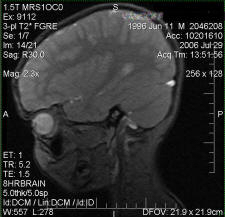
%> input picture Lab5 Image processing/Brain.jpg, 225 x 217 px
$ octave resolution.m   (GNU Octave 9; MATLAB toolbox functions it lacks are replaced by stand-ins)
%> lines starting %> are read from the running program, lines starting %| are printed output that depends on the picture
x=imread('Brain.jpg');
%> x is the input picture: size 217x225x3 uint8; mean R, G, B 48, 48.5, 48

subplot(331)
imshow(x)
title('original image');

subplot(332)
x1=imresize(imresize(x,1/2),2);
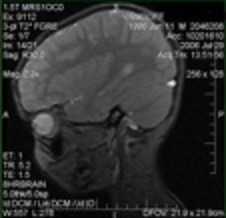
%> x1: size 218x226x3 uint8; mean R, G, B 48, 48.5, 48
imshow(x1)
title('resize 1/2');

subplot(333)
xn=imresize(imresize(x,1/4),4);
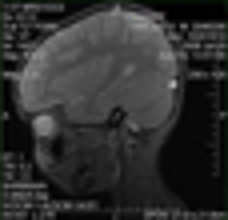
%> xn: size 220x228x3 uint8; mean R, G, B 48, 48.4, 48
imshow(xn)
title('resize 1/4');

subplot(334)
a=imresize(imresize(x,1/8),8);
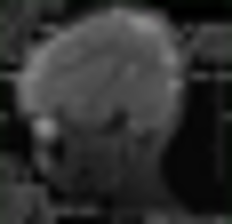
%> a: size 224x232x3 uint8; mean R, G, B 48.2, 48.5, 48.2
imshow(a)
title('resize 1/8');

subplot(335)
b=imresize(imresize(x,1/16),16);
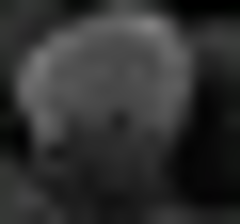
%> b: size 224x240x3 uint8; mean R, G, B 48.3, 48.6, 48.3
imshow(b)
title('resize 1/16');

subplot(336)
c=imresize(imresize(x,1/32),32);
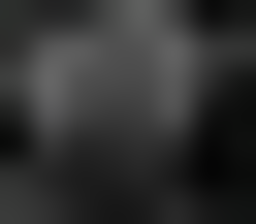
%> c: size 224x256x3 uint8; mean R, G, B 48.4, 48.8, 48.5
imshow(c)
title('resize 1/32');

subplot(337)
d=imresize(imresize(x,1/64),64);
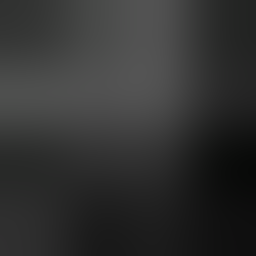
%> d: size 256x256x3 uint8; mean R, G, B 49.1, 49.5, 49.1
imshow(d)
title('resize 1/64');

$ run again, with Lab5 Image processing/CT-head.jpg copied over Lab5 Image processing/Brain.jpg
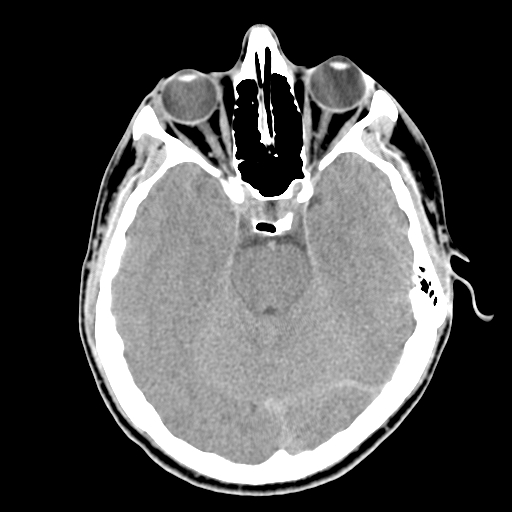
%> input picture Lab5 Image processing/CT-head.jpg, 512 x 512 px
%> x is the input picture: size 512x512 uint8; min 0, max 255, mean 80.4
%> `c=imresize(imresize(x,1/32),32);`:
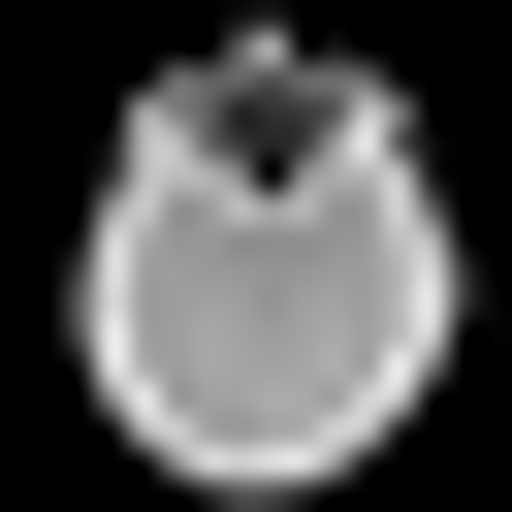
%> c: size 512x512 uint8; min 0, max 236, mean 81.4
%> `d=imresize(imresize(x,1/64),64);`:
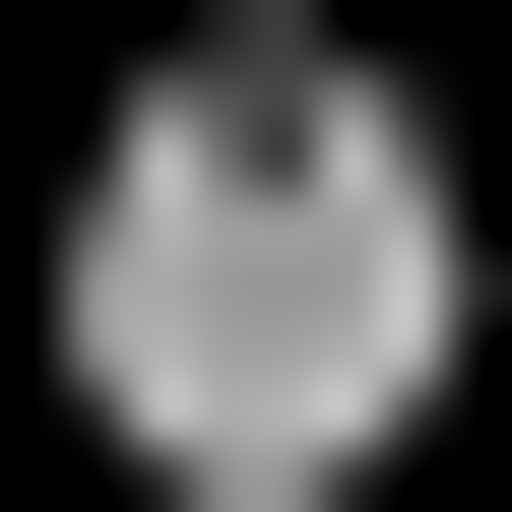
%> d: size 512x512 uint8; min 0, max 198, mean 82.6

$ run again, with Lab5 Image processing/Copy-of-abdiminal_CT_intestinal_lymphoma.jpg copied over Lab5 Image processing/Brain.jpg
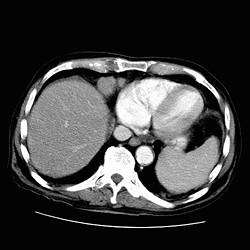
%> input picture Lab5 Image processing/Copy-of-abdiminal_CT_intestinal_lymphoma.jpg, 250 x 250 px
%> x is the input picture: size 250x250 uint8; min 0, max 255, mean 63.8
%> `c=imresize(imresize(x,1/32),32);`:
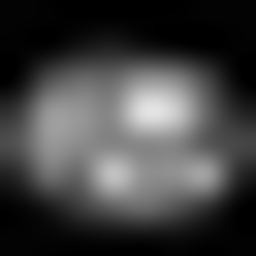
%> c: size 256x256 uint8; min 0, max 228, mean 64.3
%> `d=imresize(imresize(x,1/64),64);`:
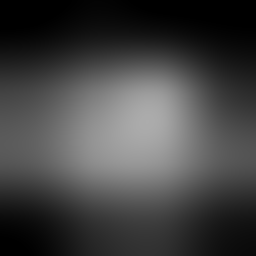
%> d: size 256x256 uint8; min 0, max 172, mean 66.1
